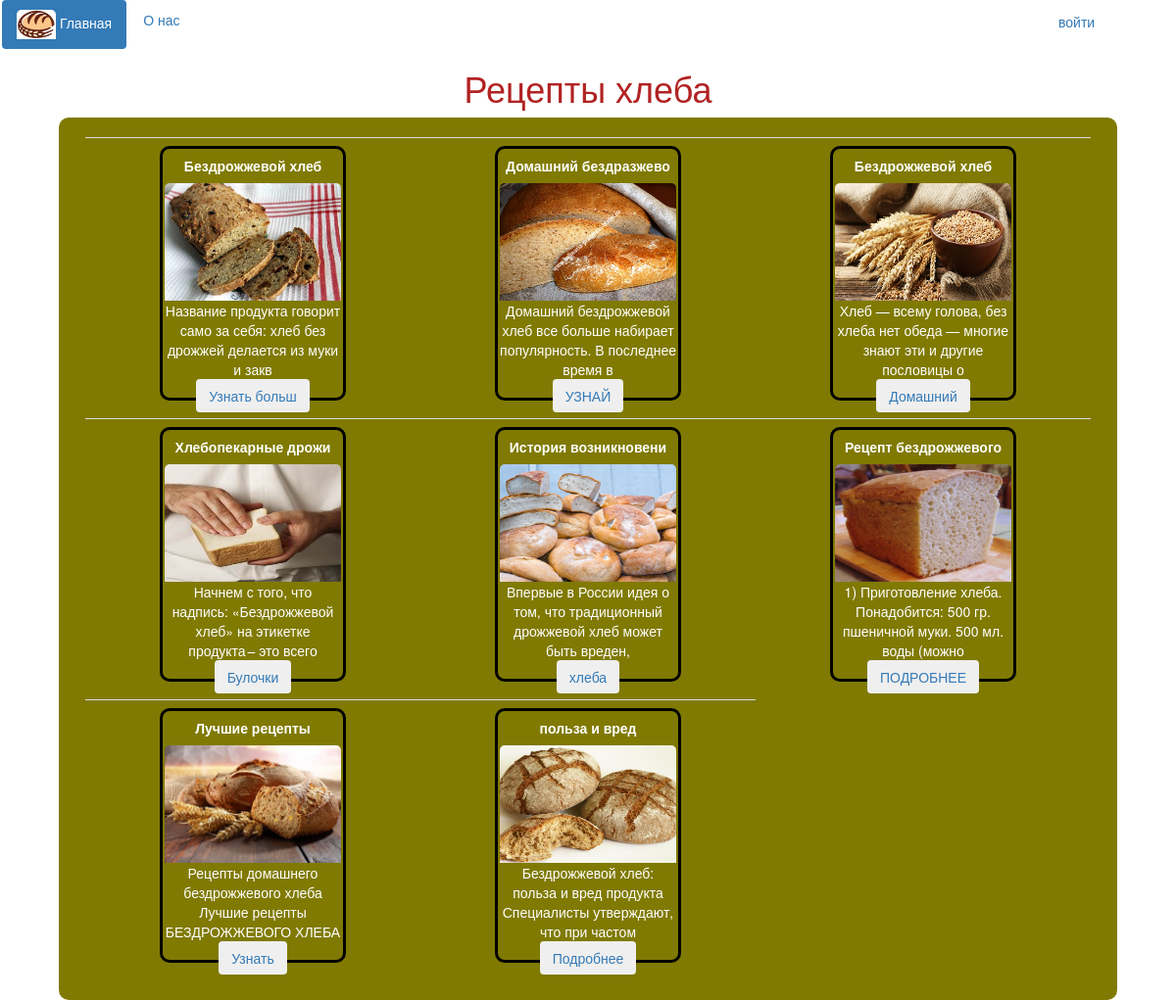
The page / on the database its author committed.
### task/models.py (models this page shows, shortened)
class Hleba(models.Model):
    name = models.CharField(max_length=20)
    description = models.TextField()
    kratk = models.CharField(max_length=80)
    button= models.CharField(max_length=12)
    img = models.FileField(upload_to='./static/')

### task/views.py (the view)
# urls.py: path('', views.index, name='index'),
def index(request):
    mail = {
        'autorizait': 'войти',
        'activ': {'gl': '1',
                  're': '',
                  'o': ''},
        'f':[0, 1, 2],
        'all': Hleba.objects.all(),
        'range': list(range(1, 31, 3)),
        'range2': list(range(3, 34, 3)),
    }
    return render(request, 'main.html', mail)

### templates/main.html (shortened to what this page needs)
{% extends "index.html" %}
{% load staticfiles %}
{% block body %}
    <h1 align="center" style="color: firebrick">Рецепты хлеба</h1>
{% endblock %}
{% block div %}
        <br>
    <table style="margin: 0 auto" class="table">
        {% for alle in all %}
        {% if forloop.counter  in range %}
        <tr style="margin: 10px">
        {% endif %}
          <td align="center"><div style="width: 19rem; height: 26rem; outline: 2px; border-radius: 10px;  padding: 0; border: black; border-style: solid "><div class="card" style=" width: 95%; height: 95%; margin: 4px auto; width: 18rem;">
              <h5 style=""><b><p class="card-text">{{  alle.name }}</p></b></h5>
          <img src="../{{  alle.img }}" style="border-radius: 5px 5px 0 0; width: 180px; height: 120px;" class="card-img-top" alt="...">
          <div class="card-body" style="margin: 0 auto">
              <div style="height:80px"><p class="card-text">{{ alle.kratk }}</p></div>
              <div align="center" ><a href="{{ forloop.counter }}"><button  type="button" class="btn btn-outline-warning"> {{ alle.button }} </button></a></div>
          </div>
          </div></div><p> </p></td>
        {% if forloop.counter  in range2 %}
        </tr>
        {% endif %}
        {% endfor %}
    </table>
{% endblock %}

### templates/index.html (shortened to what this page needs)
<!DOCTYPE html>
<html lang="en">
<head>
    {% load staticfiles %}
    <link rel="stylesheet" href="https://stackpath.bootstrapcdn.com/bootstrap/3.4.1/css/bootstrap.min.css">
</head>
<body background="../{{ img }}">
     <ul class="nav nav-pills">
      <li role="presentation" {% if activ.gl %}class="active"{% endif %}><a {% if not activ.gl %} href="{% url 'index' %}" {% endif %}><img src="../static/55.jpg" style="border-radius: 5px 5px 0 0; width: 40px; height: 30px;" class="card-img-top" alt="...">  Главная</a></li>
      <li  role="presentation" {% if activ.o %}class="active"{% endif %}><a {% if not activ.o %} href="{% url 'o_nas' %}" {% endif %}>О нас</a></li>
      <div style="margin: 12px 0 0 90%"><li role="presentation"><a href="{% url 'admin:index' %}">{{ autorizait }}</a></li></div>
    </ul>
    {% block body %}
    {% endblock %}
    <div class="block33">
        <div style="width: 95%; margin:0 auto;">
            {% block div %}
            {% endblock %}
        </div>
        <br>
    </div>
</body>
</html>

### templates/index.html (style rules this page uses)
.block33 { padding: 0; width: 90%; background: #807a02; margin:0 auto; border-radius: 10px; }

### templates/main.html (style rules this page uses)
p { color: white; }

### rows shown on the page
Hleba: name "Бездрожжевой хлеб", img (picture), kratk "Название продукта говорит само за себя: хлеб без дрожжей делается из муки и закв", button "Узнать больш"
Hleba: name "Домашний бездразжево", img (picture), kratk "Домашний бездрожжевой хлеб все больше набирает популярность. В последнее время в", button "УЗНАЙ"
Hleba: name "Бездрожжевой хлеб", img (picture), kratk "Хлеб — всему голова, без хлеба нет обеда — многие знают эти и другие пословицы о", button "Домашний"
Hleba: name "Хлебопекарные дрожи", img (picture), kratk "Начнем с того, что надпись: «Бездрожжевой хлеб» на этикетке продукта – это всего", button "Булочки"
Hleba: name "История возникновени", img (picture), kratk "Впервые в России идея о том, что традиционный дрожжевой хлеб может быть вреден,", button "хлеба"
Hleba: name "Рецепт бездрожжевого", img (picture), kratk "1) Приготовление хлеба. Понадобится: 500 гр. пшеничной муки. 500 мл. воды (можно", button "ПОДРОБНЕЕ"
Hleba: name "Лучшие рецепты", img (picture), kratk "Рецепты домашнего бездрожжевого хлеба Лучшие рецепты БЕЗДРОЖЖЕВОГО ХЛЕБА…", button "Узнать"
Hleba: name "польза и вред", img (picture), kratk "Бездрожжевой хлеб: польза и вред продукта Специалисты утверждают, что при частом", button "Подробнее"

### other values the page prints
{{ autorizait }} "войти"
